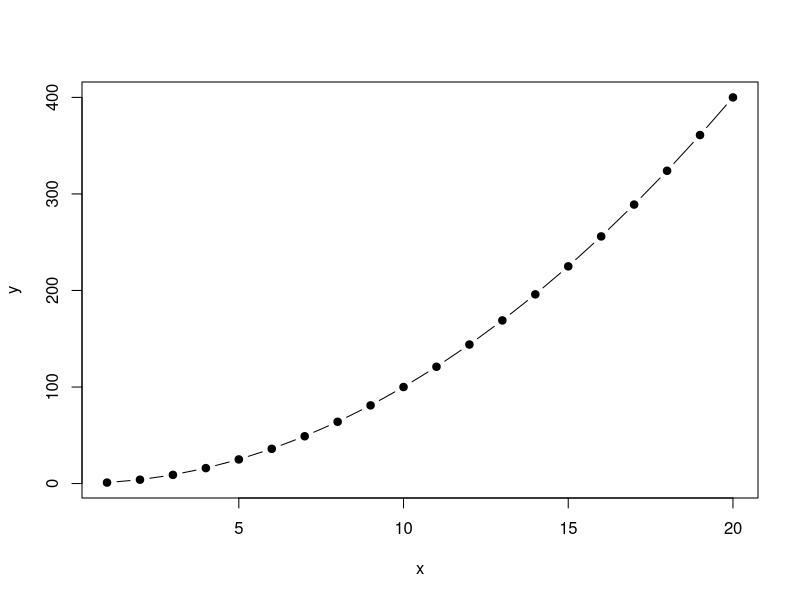
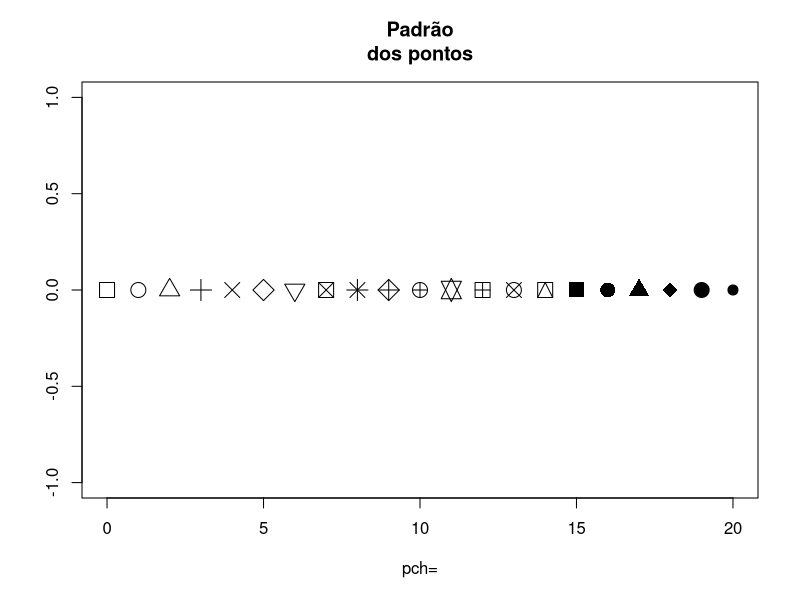
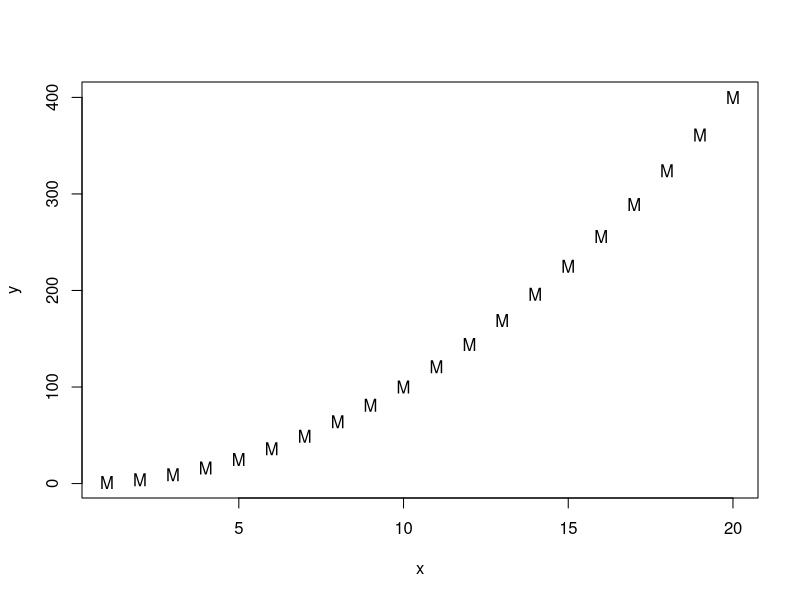
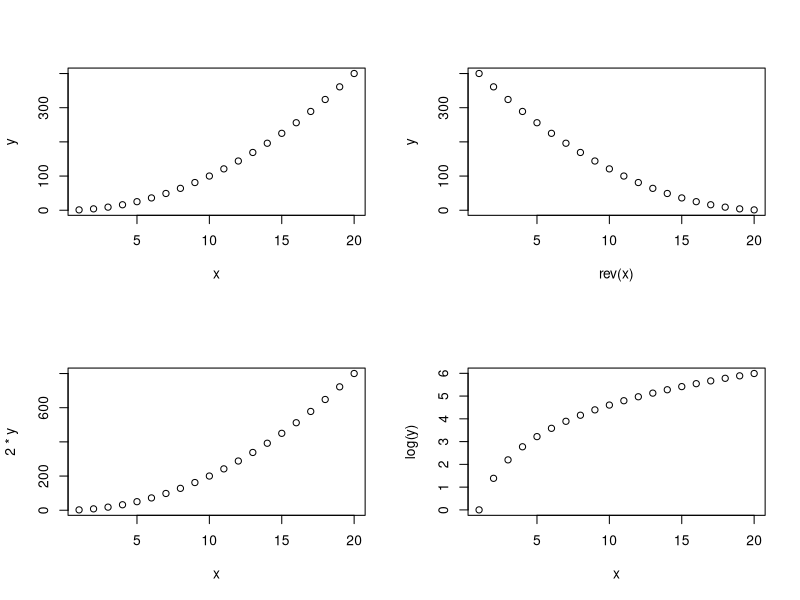
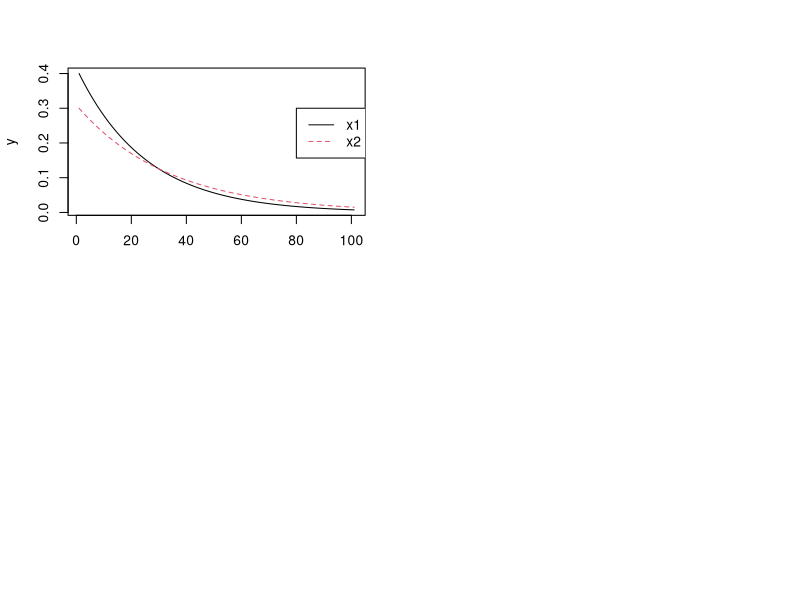

These charts were generated, in order, by the following R code:




#COMO CRIAR UM GRÁFICO
x<-1:20
y = x^2
plot(x,y,type = "b", pch=19)


#PADRÃO DOS PONTOS
plot(0:20, #coord. eixo das abscissas
     rep(0,21), #coord. eixo das ordenadas
     pch=0:20, #estilo dos pontos
     cex = 2, # tamanho dos pontos
     main = "Padrão\ndos pontos", #titulo (NOTE O \N)
     xlab = "pch=", #tecto dos eixos das abscissas
     ylab="") #sem texto nas ordenadas
     

#CARACTER COMO PADRAO DE PONTO
plot(x,y,pch="M")


#VARIOS GRAFICOS NA MESMA JANELA
par(mfrow=c(2,2)) #arranjo "2 por 2"
plot(x,y)
plot(rev(x),y)
plot(x,2*y)
plot(x,log(y))


#VARIAS CURVAS EM UM GRAFICO
x <-seq(0,10,0.1)
x1<-0.4*exp(-0.4*x)
x2<-0.3*exp(-0.3*x)
y<-cbind(x1,x2)
matplot(y,type="l")
legend(80,0.3,c("x1","x2"), lty= c(1,2), col=c(1,2))


#PERSONALIZANDO GRAFICOS
x<-1:10
y<-c(2,5,9,6,7,8,4,1,3,10)
x;y
